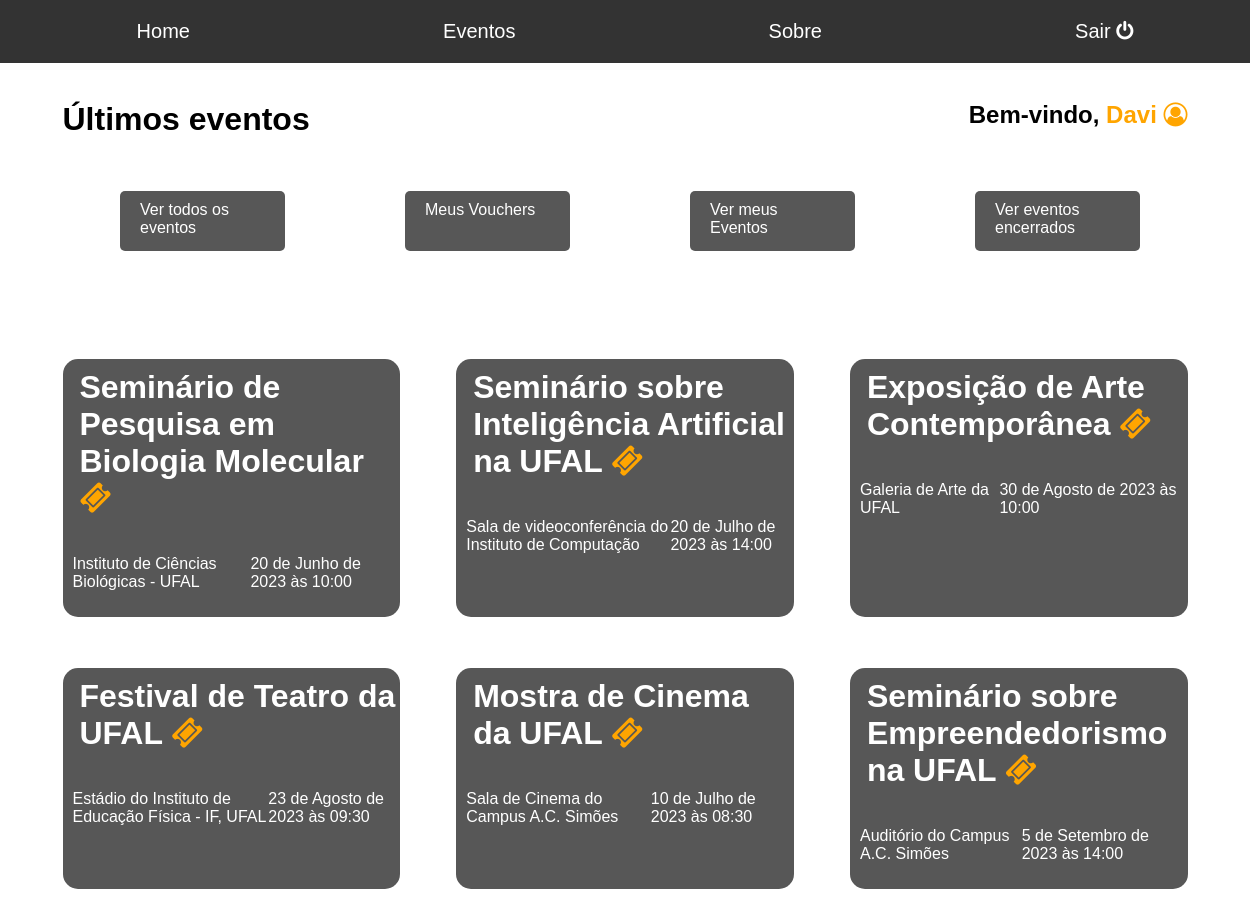
The app's page /home (signed in) with its own data.
### usuario/models.py (models this page shows, shortened)
class Event(models.Model):
    titulo = models.CharField(max_length=50)
    local = models.CharField(max_length=150)
    data_e_hora = models.DateTimeField()
    descricao = models.TextField()
    contato = models.CharField(max_length=150)
    max_ingressos = models.PositiveSmallIntegerField()
    preco = models.DecimalField(decimal_places=2, max_digits=10)
    criado_em = models.DateTimeField(auto_now_add=True)
    usuario = models.ForeignKey(User, on_delete=models.CASCADE)

### usuario/views.py (the view)
# urls.py: 2. Add a URL to urlpatterns:  path('', Home.as_view(), name='home')
@login_required
def Home(request):
    agora = timezone.now()
    eventos = Event.objects.annotate(num_vouchers=Count('voucher')).filter(Q(data_e_hora__gte=agora) & Q(num_vouchers__lt=F('max_ingressos') )).order_by('-criado_em')[:6]
    usuario = request.user
    return (render(request, 'home.html', {'eventos': eventos, 'agora': agora, 'usuario': usuario}))

### usuario/templates/home.html (shortened to what this page needs)
{% extends 'base-usuario.html' %}
{% load static %}
{% block head %}
	<link rel="stylesheet" type="text/css" href="{% static 'css/home.css' %}">
{% endblock %}
{% block content %}
<div class="nomeDoUsuario">
	<h1>Últimos eventos</h1>
	<h2> Bem-vindo, <a style="text-decoration: none; color: #FFA500" href="perfil">{{usuario.first_name}} <i class="fa fa-user-circle-o" aria-hidden="true"></i></a></h2>
</div>
	<div class="button-container">
		<a id="todos" href="todos.eventos" class="button">Ver todos os eventos</a>
		<a id="voucher" href="meus.vouchers" class="button">Meus Vouchers</a>
		<a id="meus" href="meus.eventos" class="button">Ver meus Eventos</a>
		<a id="encerrados" href="eventos.encerrados" class="button">Ver eventos encerrados</a>
	</div>
	<div id="ultimos" class="container">
		{% for eventos in eventos %}
		<div class="evento">
			<h1>
				<a style="text-decoration: none; color: #fff" href= "desc_evento/{{eventos.id}}">{{eventos.titulo}}</a>
				{% if eventos.voucher_set.count >= eventos.max_ingressos %}  <span style="color: #FF002C">(VOUCHERS ESGOTADOS)<i class="fa fa-exclamation-triangle" aria-hidden="true"></i></span>
				{% else %}<a style="text-decoration: none; color: #FFA500" href= "adquirir_voucher/{{eventos.id}}"><i class="fa fa-ticket" aria-hidden="true"></i></a>
				{% endif %}
			</h1>
			<div class="container" id="info">
				<p>{{eventos.local}}</p>
				<p>{{eventos.data_e_hora}}</p>
			</div>
		</div>
		{% endfor %}
	</div>
{% endblock %}

### beeway/static/css/home.css (style rules this page uses)
* { font-family: Arial, Helvetica, sans-serif; }
h1 { margin-top: 3%; margin-left: 5%; }
h2 { margin-top: 3%; margin-right: 5%; }
.nomeDoUsuario { display: flex; justify-content: space-between; }
.container#ultimos { display: grid; grid-template-columns: repeat(3, 1fr); grid-template-rows: repeat(2, 1fr); gap: 5%; row-gap: 10%; margin: 10% 5% 5% 5%; height: auto; }
.evento { background-color: #575757; border-radius: 15px; width: auto; height: auto; color: white; display: block; }
.container#info { display: flex; justify-content: space-between; margin: 10px; }
html { height:100%; box-sizing: border-box; }
body { background-color: white; margin: 0; min-height: 100vh; padding-bottom: 6.74rem; position: relative; box-sizing: inherit; }
.button-container { width: 100%; display: flex; justify-content: space-evenly; gap: 0px; align-items: center; margin-top: 2%; height: 50px; }
.button { background-color: #575757; color: white; padding: 10px 20px; border-radius: 5px; text-decoration: none; margin-top: 2%; margin-left: 10px; width: 10%; height: 80%; }

### records on screen
Event: titulo "Seminário de Pesquisa em Biologia Molecular", local "Instituto de Ciências Biológicas - UFAL", data_e_hora "20 de Junho de 2023 às 10:00"
Event: titulo "Seminário sobre Inteligência Artificial na UFAL", local "Sala de videoconferência do Instituto de Computação", data_e_hora "20 de Julho de 2023 às 14:00"
Event: titulo "Exposição de Arte Contemporânea", local "Galeria de Arte da UFAL", data_e_hora "30 de Agosto de 2023 às 10:00"
Event: titulo "Festival de Teatro da UFAL", local "Estádio do Instituto de Educação Física - IF, UFAL", data_e_hora "23 de Agosto de 2023 às 09:30"
Event: titulo "Mostra de Cinema da UFAL", local "Sala de Cinema do Campus A.C. Simões", data_e_hora "10 de Julho de 2023 às 08:30"
Event: titulo "Seminário sobre Empreendedorismo na UFAL", local "Auditório do Campus A.C. Simões", data_e_hora "5 de Setembro de 2023 às 14:00"

### other values on screen
{{ usuario.first_name }} "Davi"
